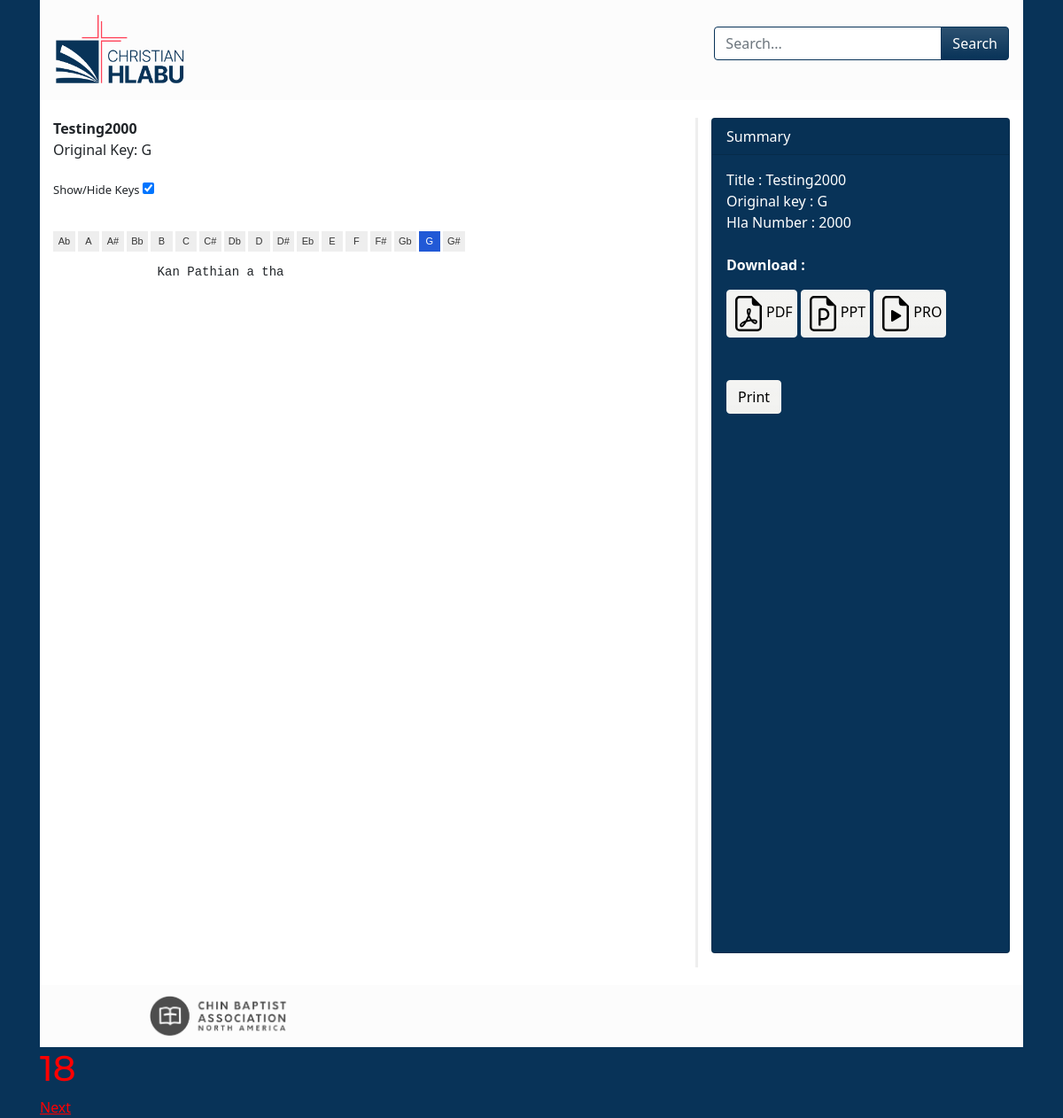
Screenshot of /page/details.php?id=1 with the database file from the repository.
### tables this page shows
CREATE TABLE `song` (
  `id` int(255) NOT NULL,
  `number` int(11) NOT NULL,
  `title` varchar(255) NOT NULL,
  `chord` varchar(5) NOT NULL,
  `lyrics` longtext NOT NULL,
  `pdf` text NOT NULL,
  `ppt` text NOT NULL,
  `pro` text NOT NULL,
  `count` int(11) NOT NULL
);

### page/details.php (the view, shortened to what this page needs)
<?php
require_once '../config.php';
if (isset($_POST['submit'])) {
  $title = $_POST['search'];
  $sql = 'SELECT * FROM song WHERE title = :title';
  $stmt = $conn->prepare($sql);
  $stmt->execute(['title' => $title]);
  $row = $stmt->fetch();
} elseif (!empty($_REQUEST['id'])) {
  $sql = 'SELECT * FROM song WHERE id = :id';
  $stmt = $conn->prepare($sql);
  $stmt->execute(['id' => $_REQUEST['id']]);
  $row = $stmt->fetch();
} else {
  header('location: .');
  exit();
}
?>
<?php
  $id = (int)$_GET['id'];
?>
<!DOCTYPE html>
<html lang="en">
<head>
    <link rel="stylesheet" href="https://stackpath.bootstrapcdn.com/bootstrap/4.5.1/css/bootstrap.min.css">
    <link rel="stylesheet" href="../van_zion/stylesheet.css">
    <link rel="stylesheet" href="../van_zion/theme.css">
</head>
<body class="bg-primary">
    <div class="container mx-auto">
        <div class="row text-left">
            <nav class="navbar navbar-expand-lg navbar-light bg-light">
                <a class="navbar-brand" href="../"><strong><embed src="../van_zion/uploads/icons/logo_full_color.png"
                            height="87px" width=150px"></strong></a>
                <div class="collapse navbar-collapse" id="navbarSupportedContent">
                    <ul class="navbar-nav mr-auto">
                        <li class="nav-item active">
                            <a class="nav-link" href="#"> <span class="sr-only">(current)</span></a>
                        </li>
                        <li class="nav-item">
                            <a class="nav-link" href="#"></a>
                        </li>
                    </ul>
                    <form action="page/details.php" method="post" class="">
                        <div class="input-group textbox-rounded">
                            <input type="text" name="search" id="search"
                                class="form-control form-control-md textbox-rounded border-primary"
                                placeholder="Search..." autocomplete="on" required>
                            <div class="input-group-append">
                                <input type="submit" name="submit" value="Search"
                                    class="btn btn-primary textbox-rounded">
                            </div>
                        </div>
                    </form>
            </nav>
            <div class="col-8 mx-auto">
                <link rel="stylesheet" type="text/css" href="page/plugin/jquery.transposer.css" />
                <div class="titleText"><?= ucwords($row['title']) ?></div>
                <?php if (count($row) == 1) { ?>
                <?php
        $button = $_POST ['submit'];
        $search = $_POST ['search'];
        $con=mysqli_connect("localhost","root","root","cbanaus_songbook");
        if ($con->connect_error) {
            die("Connection failed: " . $con->connect_error);
            }
        $sql = "SELECT * FROM song WHERE title LIKE '%$search%' OR lyrics LIKE '%$search%' OR  MATCH(lyrics) AGAINST('%$search%' IN BOOLEAN MODE) OR MATCH(title) AGAINST('%$search%' IN BOOLEAN MODE) OR MATCH(title) AGAINST ('%$search%' IN BOOLEAN MODE)";
            $run = mysqli_query($con,$sql);
            $foundnum = mysqli_num_rows($run);
            if ($foundnum==0)
            {
            echo " <div style='text-align: center'>
            <img src='../van_zion/uploads/icons/ss.png' width='280' height='200' title='Sorry, not found.' alt='Sorry, not found.' />
            <div style='text-align: center;'>Sorry, Na hawl mi '<b>$search</b>' a um hrih lo or na ngan dan a match awk lo.</div>
            <hr style='height:50pt; visibility:hidden;' />
        </div>";
        echo "<br>";
            }
            else{
                echo "<p style='margin-left:20px'><strong> $foundnum Results Found for \"" .$search."\" </strong></p>";
                $sql = "SELECT * FROM song WHERE title LIKE '%$search%' OR lyrics LIKE '%$search%' OR MATCH(lyrics) AGAINST('%$search%' IN BOOLEAN MODE) OR MATCH(title) AGAINST('%$search%' IN BOOLEAN MODE) OR MATCH(title) AGAINST ('%$search%' IN BOOLEAN MODE)";
            $getquery = mysqli_query($con,$sql);
            echo'<table>';
            while($runrows = mysqli_fetch_array($getquery))
            {
                echo "<tr>";
                echo "<td><a style='margin-left:10px' href='page/details.php?id={$runrows['id']}'>{$runrows['title']} <br> </a></td>";
                echo "<td><a style='margin-left:10px'>{$runrows['chord']}   <br> </a></td>";
            }
            }
            echo'</table>'
            ?>
                <br>
            </div>
            <div class="footer bg-light"><img src="../van_zion/uploads/icons/footer_logo_hd.png" width="161" height="50"></div>
        </div>
        <?php } else { ?>
        <div>Original Key: <?= ucfirst($row['chord']) ?></div><br>
        <?php if ($row['chord'] === 'Ab'| $row['chord'] ==='A' |$row['chord'] === 'A#'| $row['chord'] ==='Bb'|$row['chord'] === 'B'| $row['chord'] ==='C'|$row['chord'] === 'C#'| $row['chord'] ==='Db'|$row['chord'] === 'D'| $row['chord'] ==='D#'|$row['chord'] === 'Eb'| $row['chord'] ==='E'|$row['chord'] === 'F'| $row['chord'] ==='F#'|$row['chord'] === 'Gb'| $row['chord'] ==='G'|$row['chord'] === 'G#'){ ?>
        <div style="font-size:13px"> Show/Hide Keys
            <label class="switch">
                <input type="checkbox" id="myCheckbox" onchange="toggleCheck('transpose-keys')" checked>
            </label>
        </div>
        <?php } else { ?>
        <?php } ?>
        <br>
        <div class="card1">
            <div class="card-body1 show">
                <pre data-key=<?= ucfirst($row['chord']) ?> id="pre">
        </pre>
            </div>
        </div>
    </div>
    <div class="col-md-4 hide">
        <div class="card text-white bg-primary mb-3" style="max-width: auto;">
            <div class="card-header">Summary</div>
            <div class="card-body" style="height:900px">
                <div class="card-title">Title : <?= ucwords($row['title']) ?>
                    <div class="card-title">Original key : <?= strtoupper($row['chord']) ?>
                        <div class="card-title bi bi-123">Hla Number : <?= $row['number'] ?>
                            <?php if (strlen($row['pdf']) > 0 ||strlen($row['ppt']) > 0 || strlen($row['pro']) > 0 ) { ?>
                            <p class="card-text"><strong>Download :</strong></p>
                            <?php } else { ?>
                            <?php } ?>
                            <span class="social_logo">
                                <?php if (strlen($row['pdf']) > 0) { ?>
                                <button type="button" class="btn btn-light px-1"><a
                                        href='../van_zion/uploads/<?= $row['pdf'] ?>'> <img
                                            src="../van_zion/uploads/icons/file-earmark-pdf.svg" alt="" width="40"
                                            height="40"></a>PDF</button>
                                <?php } else { ?>
                                <?php } ?>
                                <?php if (strlen($row['ppt']) > 0) { ?>
                                <button type="button" class="btn btn-light px-1"><a
                                        href='../van_zion/uploads/<?= $row['ppt'] ?>'> <img
                                            src="../van_zion/uploads/icons/file-earmark-ppt.svg" alt="" width="40"
                                            height="40"></a>PPT</button>
                                <?php } else { ?>
                                <?php } ?>
                                <?php if (strlen($row['pro']) > 0) { ?>
                                <button type="button" class="btn btn-light px-1"><a
                                        href='../van_zion/uploads/<?= $row['pro'] ?>'> <img
                                            src="../van_zion/uploads/icons/file-earmark-play.svg" alt="" width="40"
                                            height="40"></a>PRO</button>
                                <?php } else { ?>
                                <?php } ?>
                            </span>
                            <br>
                            <br>
                            <br>
                            <button type="button" class="btn btn-light" onClick="printContent('print');">Print</button>
                        </div>
                    </div>
                </div>
            </div>
        </div>
    </div>
    <div class="footer bg-light"><img src="../van_zion/uploads/icons/footer_logo_hd.png" width="161" height="50"></div>
    </div>
    <?php } ?>
    <?php
              $conn=mysqli_connect("localhost","root","root","cbanaus_songbook");
              if (!isset($_GET['id'])) {
                      $id = 1;
                  } else {
                      $id = (int)$_GET['id'];
                  }
                  $sql = "select count(*) as total FROM song";
                  $result = $conn->query($sql);
                  $data = $result->fetch_assoc();
                echo "<h1 style='color:red'>$data[total]</h1>";
                if ($id == 1){
                    $output = $id + 1;
                    echo '<a style="color:red" href="page/details.php?id='.$output.'">Next</a>';
                } elseif ($id >= 2 && $id <= (int)$data["total"]-1) {
                $output = $id - 1;
                $output2 = $id +1;
                echo '<a style="color:red" href="page/details.php?id='.$output.'">Previous</a>';
                echo '<a style="color:red" href="page/details.php?id='.$output2.'">Next</a>';
                } elseif ($id == (int)$data["total"]) {
                $output = $id - 1;
                echo '<a style="color:red" href="page/details.php?id='.$output.'">Previous</a>';
                }
        ?>
</body>
</html>

### stylesheet.css (style rules this page uses)
body { color: var(--clr-gray); }
.titleText { padding-top: 20px; font-size: 16px; font-weight: 600; }
.container { overflow: hidden; box-shadow: 0px 2px 8px 0px var(--clr-gray-light); text-align: left; position: relative; }
.footer { box-shadow: 0px 2px 8px 0px var(--clr-gray-light); background-color: black; width: 100%; margin-top: 20px; padding-top: 10px; padding-bottom: 10px; padding-left: 11%; }
.navbar { width: 100%; }
.social_logo { align-items: center; margin: auto; }
.col-8 { padding: none; margin-left: none; margin-right: none; }
.col-md-4 { background-color: white; border-left: solid; border-color: #eeeeee; margin-top: 20px; }
.row { background-color: white; padding: 0; margin: 0; }
.btn { z-index: 999; }
#search { padding-top: -10px; }
.navbar { background-colr: rgb(121, 109, 109); }

### rows the page displays
song: title "Testing2000", chord "G", number "2000"

### other values shown
$data[total] "18"
